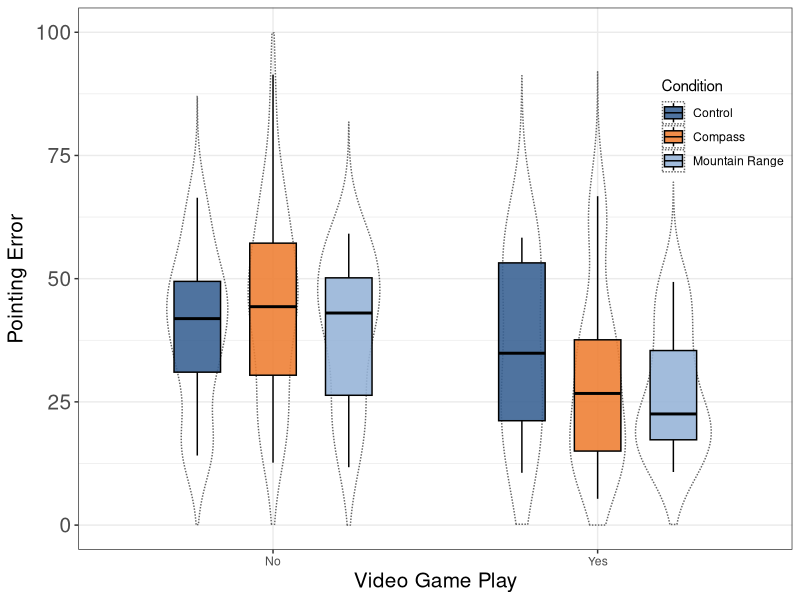
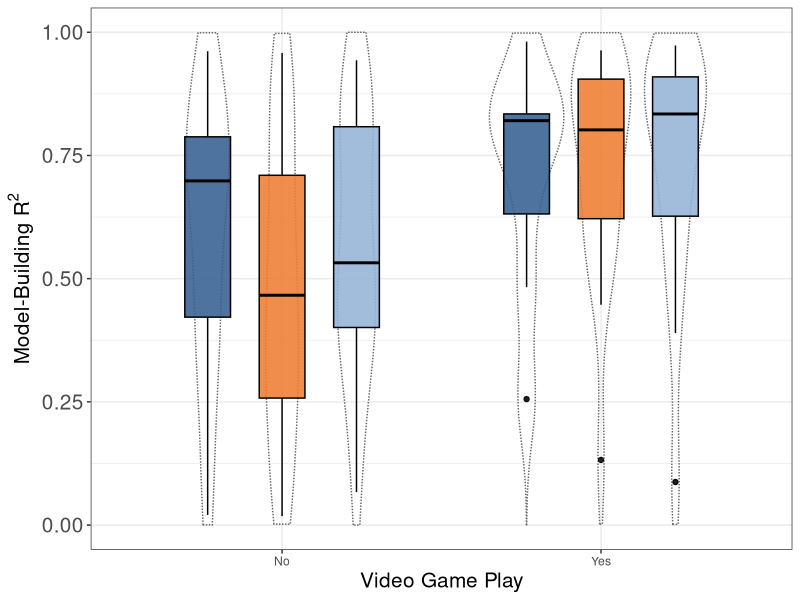
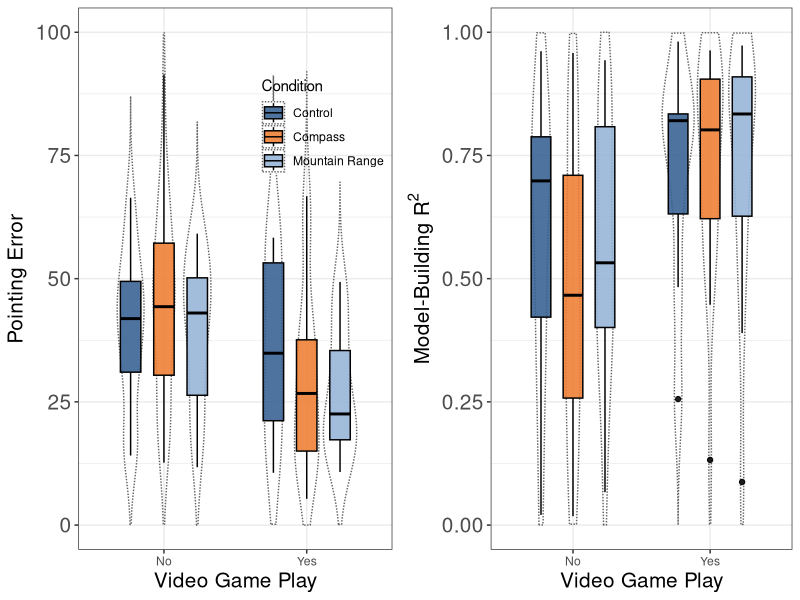
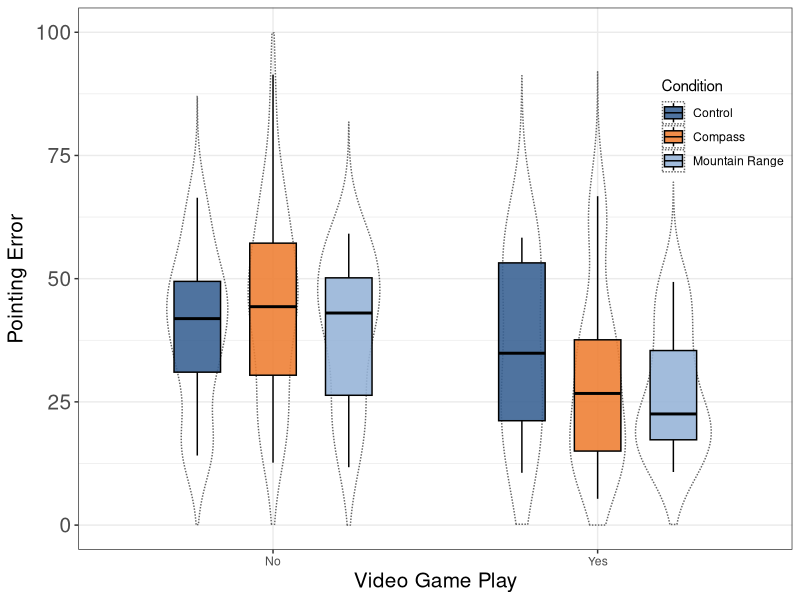
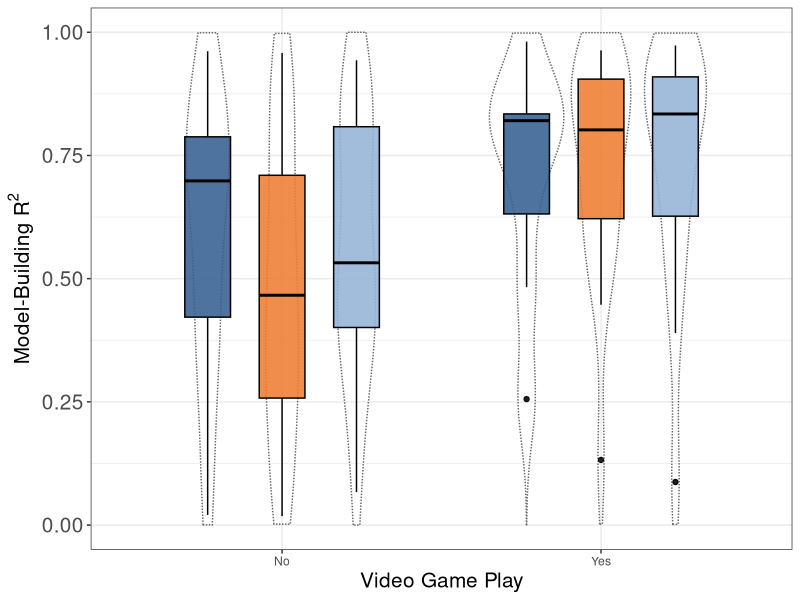

Reproduce these figures in R, in order.


#set up data directory
os_sep <- .Platform$file.sep
data_dir <- (paste('C:','Users','eceyuksel','Dropbox (UFL)','EceYuksel', 'VR_Compass Mountain', 'final_data', sep = os_sep))
setwd(data_dir)
getwd()

#Read the data------------------

#get the video game play data, merged
data <- read.csv('both_exp_video.csv')

# Libraries
library(ggplot2)
library(dplyr)

#change the condition names to be consistent with the manuscript
data$condition_all_manu <- ifelse(data$condition_all == "Mountains", "Mountain Range",data$condition_all)

# Define the desired order of conditions
desired_order <- c("Control", "Compass", "Mountain Range")

# Reassign the factor levels
data$condition_all_manu <- factor(data$condition_all_manu, levels = desired_order)



#ponting error Plot
plot <- ggplot(data, aes(x = Video_Game_Play, y = overall_pointing, fill = condition_all_manu)) +
  geom_violin(trim = FALSE,width = 0.7, linetype = "11", color = "grey40", alpha = 0, position = position_dodge(width = 0.7)) +
  geom_boxplot(width = 0.43, color = "black", alpha = 0.88, position = position_dodge(width = 0.7)) +
  scale_fill_manual(values = c("#376092", "#ED7D31", "#95B3D7", 'white')) +
  labs(x = "Video Game Play",
       y = expression("Pointing Error"),
       fill = "Condition") +
  theme_bw() +
  theme(plot.title = element_text(hjust = 0.5))

plot <- plot + theme(axis.text.y = element_text(size = 15),
                     axis.title = element_text(size = 15),    
                     legend.position = c(1, 0.68),
                     legend.justification = c("right", "bottom"),
                     legend.box.just = "right",
                     legend.margin = margin(6, 6, 6, 6),
                     legend.background = element_rect(fill = "transparent", color = NA),  # Make the legend transparent
                     plot.title = element_text(size = 17)) +
  ylim(0, 100) 
  


plot
ggsave("./bar_plots_/video_condition_pointing4.jpg", plot = plot, width = 6, height = 4, dpi = 300)

#model building Plot
plot2 <- ggplot(data, aes(x = Video_Game_Play, y = Overall_rsquared, fill = condition_all_manu)) +
  geom_violin(trim = FALSE, width = 0.7, linetype = "11", color = "grey40", alpha = 0, position = position_dodge(width = 0.7)) +
  geom_boxplot(width = 0.43, color = "black", alpha = 0.88, position = position_dodge(width = 0.7)) +
  scale_fill_manual(values = c("#376092", "#ED7D31", "#95B3D7", 'white')) +
  labs(x = "Video Game Play",
       y = expression("Model-Building R"^2),
       fill = "Condition") +
  theme(legend.position = "left") +
  theme_bw() +
  theme(plot.title = element_text(hjust = 0.5)) +
  ylim(0, 1) 

plot2 <- plot2 + theme(axis.text.y = element_text(size = 15),
                       axis.title = element_text(size = 15),
                       plot.title = element_text(size = 17),
                       legend.position = "null") 

plot2




ggsave("./bar_plots_/video_condition_model.jpg", plot = plot2, width = 6, height = 4, dpi = 300)

# Create a grid of plots
library(gridExtra)
grid_plots <- grid.arrange(plot, plot2, ncol = 2, nrow = 1)

ggsave("./output/plots/video_condition.jpg", plot = grid_plots, width = 11, height = 4, dpi = 300)


